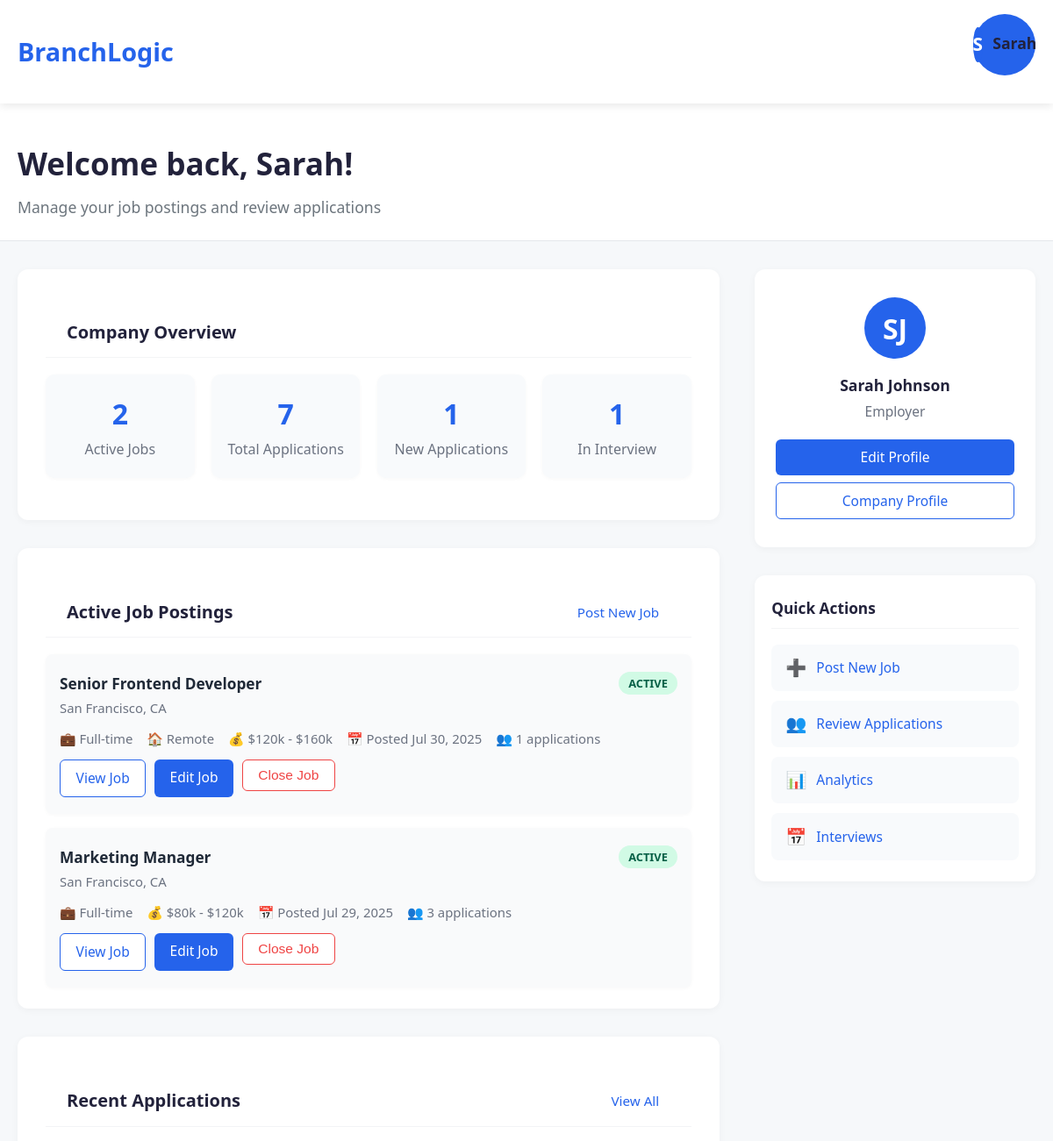
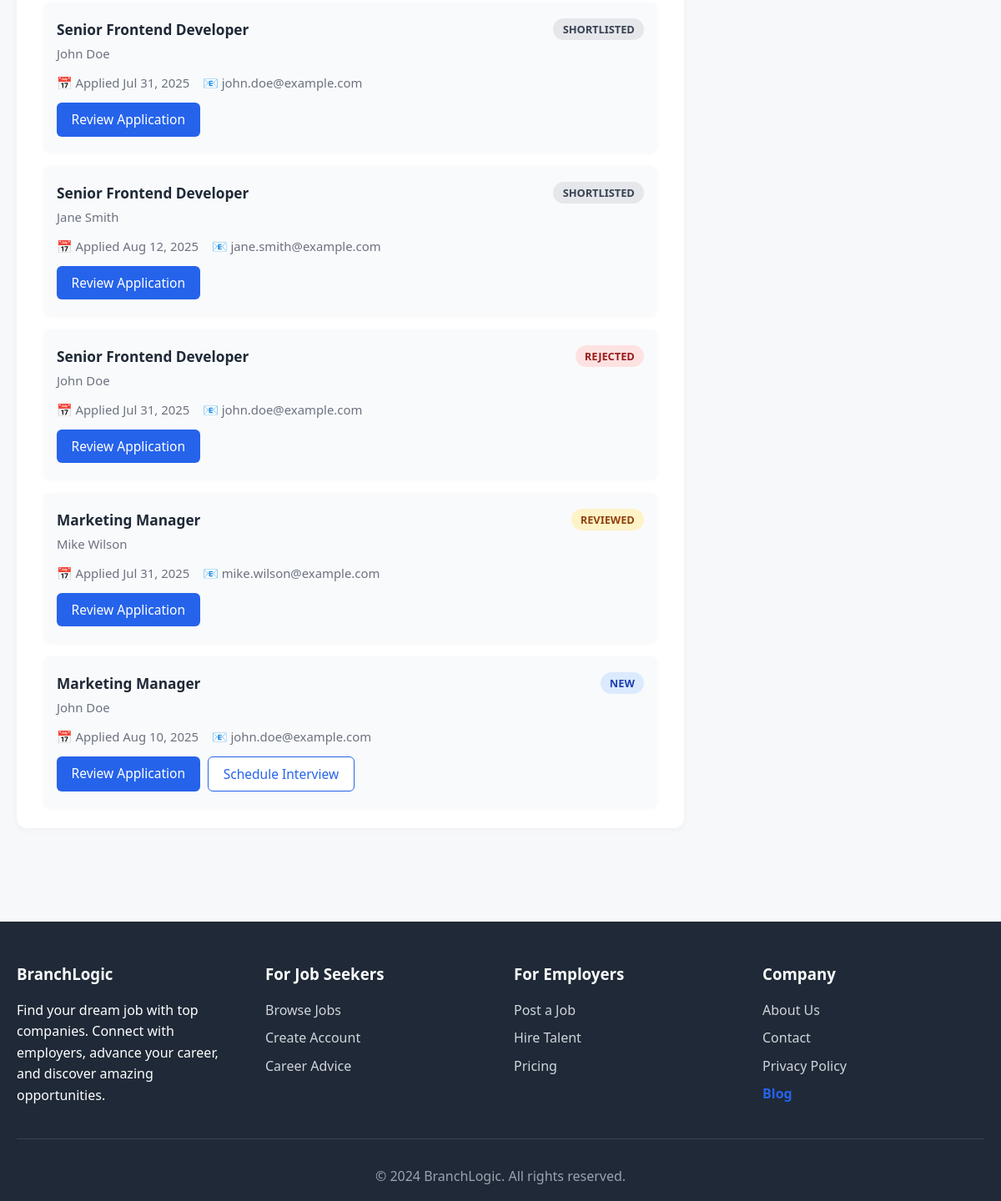
The app's page /dashboard (signed in) with its own data (2 pictures, top to bottom).
### app.py (models this page shows)
class User(UserMixin, db.Model):
    id = db.Column(db.Integer, primary_key=True)
    email = db.Column(db.String(120), unique=True, nullable=False)
    password_hash = db.Column(db.String(200), nullable=False)
    display_name = db.Column(db.String(100), nullable=False)
    first_name = db.Column(db.String(50), nullable=False)
    last_name = db.Column(db.String(50), nullable=False)
    role = db.Column(db.String(20), nullable=False, default='jobseeker')
    profile_complete = db.Column(db.Boolean, default=False)
    avatar = db.Column(db.String(200))
    bio = db.Column(db.Text)
    skills = db.Column(db.Text)
    experience = db.Column(db.Text)
    education = db.Column(db.Text)
    location = db.Column(db.String(100))
    website = db.Column(db.String(200))
    linkedin = db.Column(db.String(200))
    github = db.Column(db.String(200))
    created_at = db.Column(db.DateTime, default=datetime.utcnow)
    updated_at = db.Column(db.DateTime, default=datetime.utcnow, onupdate=datetime.utcnow)

class Job(db.Model):
    id = db.Column(db.Integer, primary_key=True)
    title = db.Column(db.String(200), nullable=False)
    company = db.Column(db.String(200), nullable=False)
    location = db.Column(db.String(200), nullable=False)
    job_type = db.Column(db.String(50), nullable=False)
    remote = db.Column(db.Boolean, default=False)
    salary = db.Column(db.String(100))
    tags = db.Column(db.Text)
    urgent = db.Column(db.Boolean, default=False)
    logo = db.Column(db.String(200))
    description = db.Column(db.Text)
    requirements = db.Column(db.Text)
    benefits = db.Column(db.Text)
    category = db.Column(db.String(100))
    employer_id = db.Column(db.Integer, db.ForeignKey('user.id'), nullable=False)
    employer_email = db.Column(db.String(200), nullable=False)
    status = db.Column(db.String(20), default='active')
    applications_count = db.Column(db.Integer, default=0)
    application_deadline = db.Column(db.DateTime)
    posted_at = db.Column(db.DateTime, default=datetime.utcnow)
    created_at = db.Column(db.DateTime, default=datetime.utcnow)
    updated_at = db.Column(db.DateTime, default=datetime.utcnow, onupdate=datetime.utcnow)

class Application(db.Model):
    id = db.Column(db.Integer, primary_key=True)
    job_id = db.Column(db.Integer, db.ForeignKey('job.id'), nullable=False)
    job_title = db.Column(db.String(200), nullable=False)
    applicant_id = db.Column(db.Integer, db.ForeignKey('user.id'), nullable=False)
    applicant_name = db.Column(db.String(200), nullable=False)
    applicant_email = db.Column(db.String(200), nullable=False)
    employer_id = db.Column(db.Integer, db.ForeignKey('user.id'), nullable=False)
    resume = db.Column(db.String(200))
    cover_letter = db.Column(db.Text)
    status = db.Column(db.String(20), default='new')  # new, reviewing, shortlisted, rejected, hired
    notes = db.Column(db.Text)  # Employer notes about the application
    rating = db.Column(db.Integer)  # 1-5 rating
    applied_at = db.Column(db.DateTime, default=datetime.utcnow)
    created_at = db.Column(db.DateTime, default=datetime.utcnow)
    updated_at = db.Column(db.DateTime, default=datetime.utcnow, onupdate=datetime.utcnow)

### app.py (the view)
@app.route('/dashboard')
@login_required
def dashboard():
    if current_user.role == 'employer':
        jobs = Job.query.filter_by(employer_id=current_user.id).all()
        applications = Application.query.join(Job).filter(Job.employer_id == current_user.id).all()
        return render_template('employer_dashboard.html', jobs=jobs, applications=applications)
    else:
        applications = Application.query.filter_by(applicant_id=current_user.id).all()
        return render_template('dashboard.html', applications=applications)

### templates/employer_dashboard.html (shortened to what this page needs)
{% extends "base.html" %}
{% block content %}
<section class="dashboard-header">
    <div class="container">
        <h1>Welcome back, {{ current_user.first_name }}!</h1>
        <p>Manage your job postings and review applications</p>
    </div>
</section>
<section class="dashboard-content">
    <div class="container">
        <div class="dashboard-grid">
            <div class="main-content">
                <div class="dashboard-card">
                    <div class="card-header">
                        <h2 class="card-title">Company Overview</h2>
                    </div>
                    <div class="stats-grid">
                        <div class="stat-card">
                            <div class="stat-number">{{ jobs|length }}</div>
                            <div class="stat-label">Active Jobs</div>
                        </div>
                        <div class="stat-card">
                            <div class="stat-number">{{ applications|length }}</div>
                            <div class="stat-label">Total Applications</div>
                        </div>
                        <div class="stat-card">
                            <div class="stat-number">
                                {{ applications|selectattr('status', 'equalto', 'new')|list|length }}
                            </div>
                            <div class="stat-label">New Applications</div>
                        </div>
                        <div class="stat-card">
                            <div class="stat-number">
                                {{ applications|selectattr('status', 'equalto', 'interview')|list|length }}
                            </div>
                            <div class="stat-label">In Interview</div>
                        </div>
                    </div>
                </div>
                <div class="dashboard-card">
                    <div class="card-header">
                        <h2 class="card-title">Active Job Postings</h2>
                        <a href="{{ url_for('post_job') }}" class="card-action">Post New Job</a>
                    </div>
                    {% if jobs %}
                        <div class="jobs-list">
                            {% for job in jobs %}
                            <div class="job-item">
                                <div class="job-header">
                                    <div>
                                        <h3 class="job-title">{{ job.title }}</h3>
                                        <p class="job-location">{{ job.location }}</p>
                                    </div>
                                    <span class="job-status status-{{ job.status }}">
                                        {{ job.status }}
                                    </span>
                                </div>
                                <div class="job-meta">
                                    <span>💼 {{ job.job_type }}</span>
                                    {% if job.remote %}
                                    <span>🏠 Remote</span>
                                    {% endif %}
                                    <span>💰 {{ job.salary or 'Not specified' }}</span>
                                    <span>📅 Posted {{ job.posted_at.strftime('%b %d, %Y') }}</span>
                                    <span>👥 {{ job.applications_count }} applications</span>
                                </div>
                                <div class="job-actions">
                                    <a href="{{ url_for('job_detail', job_id=job.id) }}" class="job-btn job-btn-outline">View Job</a>
                                    <a href="{{ url_for('edit_job', job_id=job.id) }}" class="job-btn job-btn-primary">Edit Job</a>
                                    <form action="{{ url_for('close_job', job_id=job.id) }}" method="post" style="display:inline;">
                                        <button type="submit" class="job-btn job-btn-danger" onclick="return confirm('Are you sure you want to close this job?');">Close Job</button>
                                    </form>
                                </div>
                            </div>
                            {% endfor %}
                        </div>
                    {% else %}
                        <div class="empty-state">
                            <h3>No jobs posted yet</h3>
                            <p>Start attracting talent by posting your first job listing. It only takes a few minutes to create a compelling job post.</p>
                            <a href="{{ url_for('post_job') }}" class="btn">Post Your First Job</a>
                        </div>
                    {% endif %}
                </div>
                <div class="dashboard-card">
                    <div class="card-header">
                        <h2 class="card-title">Recent Applications</h2>
                        <a href="{{ url_for('applications') }}" class="card-action">View All</a>
                    </div>
                    {% if applications %}
                        <div class="applications-list">
                            {% for application in applications[:5] %}
                            <div class="application-item">
                                <div class="application-header">
                                    <div>
                                        <h3 class="application-title">{{ application.job_title }}</h3>
                                        <p class="application-applicant">{{ application.applicant_name }}</p>
                                    </div>
                                    <span class="application-status status-{{ application.status }}">
                                        {{ application.status }}
                                    </span>
                                </div>
                                <div class="application-meta">
                                    <span>📅 Applied {{ application.applied_at.strftime('%b %d, %Y') }}</span>
                                    <span>📧 {{ application.applicant_email }}</span>
                                </div>
                                <div class="application-actions">
                                    <a href="{{ url_for('view_application', application_id=application.id) }}" class="job-btn job-btn-primary">Review Application</a>
                                    {% if application.status == 'new' %}
                                        <a href="{{ url_for('schedule_interview', application_id=application.id) }}" class="job-btn job-btn-outline">Schedule Interview</a>
                                    {% endif %}
                                </div>
                            </div>
                            {% endfor %}
                        </div>
                    {% else %}
                        <div class="empty-state">
                            <h3>No applications yet</h3>
                            <p>Applications will appear here once candidates start applying to your job postings.</p>
                        </div>
                    {% endif %}
                </div>
            </div>
            <div class="sidebar">
                <div class="profile-card">
                    <div class="profile-avatar">
                        {{ current_user.first_name[0] }}{{ current_user.last_name[0] }}
                    </div>
                    <h3 class="profile-name">{{ current_user.first_name }} {{ current_user.last_name }}</h3>
                    <p class="profile-role">{{ current_user.role }}</p>
                    <div class="profile-actions">
                        <a href="{{ url_for('profile') }}" class="profile-btn profile-btn-primary">Edit Profile</a>
                        <a href="#" class="profile-btn profile-btn-outline">Company Profile</a>
                    </div>
                </div>
                <div class="quick-actions">
                    <h3>Quick Actions</h3>
                    <div class="action-list">
                        <a href="{{ url_for('post_job') }}" class="action-item">
                            <span class="action-icon">➕</span>
                            <span class="action-text">Post New Job</span>
                        </a>
                        <a href="{{ url_for('applications') }}" class="action-item">
                            <span class="action-icon">👥</span>
                            <span class="action-text">Review Applications</span>
                        </a>
                        <a href="{{ url_for('analytics') }}" class="action-item">
                            <span class="action-icon">📊</span>
                            <span class="action-text">Analytics</span>
                        </a>
                        <a href="{{ url_for('interviews') }}" class="action-item">
                            <span class="action-icon">📅</span>
                            <span class="action-text">Interviews</span>
                        </a>
                    </div>
                </div>
            </div>
        </div>
    </div>
</section>
{% endblock %}

### templates/base.html (shortened to what this page needs)
<!DOCTYPE html>
<html lang="en">
<head>
</head>
<body>
    <nav class="navbar">
        <div class="container">
            <div class="nav-container" style="justify-content: space-between;">
                <a href="{{ url_for('home') }}" class="logo">BranchLogic</a>
                <div class="profile-dropdown">
                    <div class="profile-avatar">
                        <span class="avatar-circle">{{ current_user.first_name[0] if current_user.is_authenticated else 'U' }}</span>
                        <span class="profile-name">{{ current_user.first_name if current_user.is_authenticated else 'User' }}</span>
                    </div>
                </div>
            </div>
        </div>
    </nav>
    <main>
        {% block content %}{% endblock %}
    </main>
    <footer class="footer">
        <div class="container">
            <div class="footer-content">
                <div class="footer-section">
                    <h3>BranchLogic</h3>
                    <p>Find your dream job with top companies. Connect with employers, advance your career, and discover amazing opportunities.</p>
                </div>
                <div class="footer-section">
                    <h3>For Job Seekers</h3>
                    <a href="{{ url_for('jobs') }}">Browse Jobs</a>
                    <a href="{{ url_for('signup') }}">Create Account</a>
                    <a href="#">Career Advice</a>
                </div>
                <div class="footer-section">
                    <h3>For Employers</h3>
                    <a href="{{ url_for('post_job') }}">Post a Job</a>
                    <a href="{{ url_for('signup') }}">Hire Talent</a>
                    <a href="#">Pricing</a>
                </div>
                <div class="footer-section">
                    <h3>Company</h3>
                    <a href="#">About Us</a>
                    <a href="#">Contact</a>
                    <a href="#">Privacy Policy</a>
                    <a href="{{ url_for('blog') }}" style="color:#2563eb; font-weight:600;">Blog</a>
                </div>
            </div>
            <div class="footer-bottom">
                <p>&copy; 2024 BranchLogic. All rights reserved.</p>
            </div>
        </div>
    </footer>
</body>
</html>

### records on screen
User: first_name "S", first_name "Sarah", last_name "J", last_name "Johnson", role "Employer"
Job: title "Senior Frontend Developer", location "San Francisco, CA", status "ACTIVE", job_type "Full-time", remote "🏠 Remote", salary "$120k - $160k", posted_at "Jul 30, 2025", applications_count "1"
Job: title "Marketing Manager", location "San Francisco, CA", status "ACTIVE", job_type "Full-time", salary "$80k - $120k", posted_at "Jul 29, 2025", applications_count "3"
Application: job_title "Senior Frontend Developer", applicant_name "John Doe", status "SHORTLISTED", applied_at "Jul 31, 2025", applicant_email "john.doe@example.com"
Application: job_title "Senior Frontend Developer", applicant_name "Jane Smith", status "SHORTLISTED", applied_at "Aug 12, 2025", applicant_email "jane.smith@example.com"
Application: job_title "Senior Frontend Developer", applicant_name "John Doe", status "REJECTED", applied_at "Jul 31, 2025", applicant_email "john.doe@example.com"
Application: job_title "Marketing Manager", applicant_name "Mike Wilson", status "REVIEWED", applied_at "Jul 31, 2025", applicant_email "mike.wilson@example.com"
Application: job_title "Marketing Manager", applicant_name "John Doe", status "NEW", applied_at "Aug 10, 2025", applicant_email "john.doe@example.com"

### other values on screen
{{ jobs|length }} "2"
{{ applications|length }} "7"
{{ applications|selectattr('status', 'equalto', 'new')|list|length }} "1"
{{ applications|selectattr('status', 'equalto', 'interview')|list|length }} "1"
